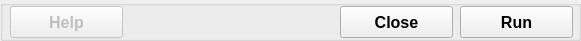
  <widget class="QGroupBox" name="groupBoxButtons">
   <property name="geometry">
    <rect>
     <x>15</x>
     <y>388</y>
     <width>581</width>
     <height>41</height>
    </rect>
   </property>
   <property name="title">
    <string/>
   </property>
   <widget class="QPushButton" name="pushButtonHelp">
    <property name="enabled">
     <bool>false</bool>
    </property>
    <property name="geometry">
     <rect>
      <x>10</x>
      <y>6</y>
      <width>113</width>
      <height>32</height>
     </rect>
    </property>
    <property name="font">
     <font>
      <pointsize>12</pointsize>
      <weight>75</weight>
      <bold>true</bold>
     </font>
    </property>
    <property name="text">
     <string>Help</string>
    </property>
    <property name="autoDefault">
     <bool>false</bool>
    </property>
   </widget>
   <widget class="QPushButton" name="pushButtonClose">
    <property name="geometry">
     <rect>
      <x>340</x>
      <y>6</y>
      <width>113</width>
      <height>32</height>
     </rect>
    </property>
    <property name="font">
     <font>
      <pointsize>12</pointsize>
      <weight>75</weight>
      <bold>true</bold>
     </font>
    </property>
    <property name="text">
     <string>Close</string>
    </property>
    <property name="autoDefault">
     <bool>false</bool>
    </property>
   </widget>
   <widget class="QPushButton" name="pushButtonRun">
    <property name="geometry">
     <rect>
      <x>460</x>
      <y>6</y>
      <width>113</width>
      <height>32</height>
     </rect>
    </property>
    <property name="font">
     <font>
      <pointsize>12</pointsize>
      <weight>75</weight>
      <bold>true</bold>
     </font>
    </property>
    <property name="toolTip">
     <string/>
    </property>
    <property name="text">
     <string>Run</string>
    </property>
    <property name="autoDefault">
     <bool>false</bool>
    </property>
   </widget>
  </widget>
